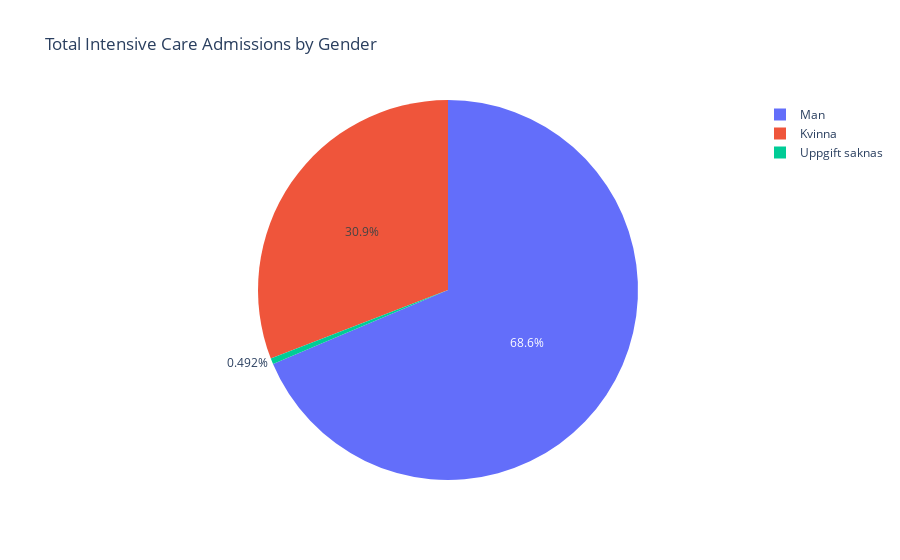

Here is the notebook cell this chart was saved with:
### Code cell
vaccine_data = pd.read_excel("Labb-data/Folkhalsomyndigheten_Covid19.xlsx", sheet_name="Totalt antal per kön")

fig = px.pie(vaccine_data, names="Kön", values="Totalt_antal_intensivvårdade",
             title="Total Intensive Care Admissions by Gender")

fig.show()
# fig.write_html("Task3_Gender_pie.html")

### Figure 1 — Plotly figure (JSON) as saved in the notebook; plotly's stock layout.template omitted (floating-point values rounded to 4 significant figures)
{"data": [{"domain": {"x": [0, 1], "y": [0, 1]}, "hovertemplate": "Kön=%{label}<br>Totalt_antal_intensivvårdade=%{value}<extra></extra>", "labels": ["Man", "Kvinna", "Uppgift saknas"], "legendgroup": "", "name": "", "showlegend": true, "type": "pie", "values": [6550, 2947, 47]}], "layout": {"legend": {"tracegroupgap": 0}, "title": {"text": "Total Intensive Care Admissions by Gender"}}}
